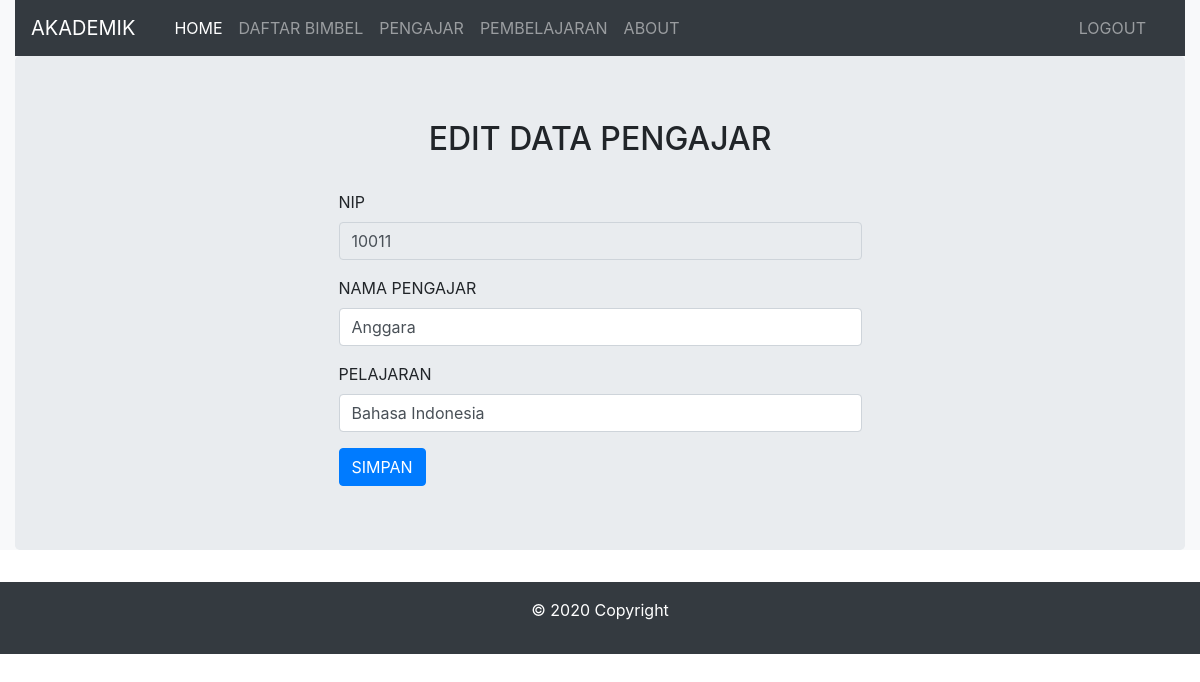
Screenshot of /admin/form-edit-pengajar.php?nip=10011 with the database file from the repository.
### tables this page shows
CREATE TABLE `pengajar` (
  `nip` char(5) NOT NULL,
  `nama_guru` varchar(30) DEFAULT NULL,
  `pelajaran` varchar(30) DEFAULT NULL
);

### admin/form-edit-pengajar.php (the view, shortened to what this page needs)
<!DOCTYPE html>
<html>
<head>
	<link rel="stylesheet" href="https://stackpath.bootstrapcdn.com/bootstrap/4.5.0/css/bootstrap.min.css">
</head>
<body>
	<div class="container-fluid bg-light">
		<nav class="navbar navbar-expand-lg navbar-dark bg-dark">
			<a class="navbar-brand" href="#">AKADEMIK</a>
			<div class="container">
				<div class="collapse navbar-collapse" id="navbarSupportedContent">
				    <ul class="navbar-nav mr-auto">
				        <li class="nav-item active">
				      		<a class="nav-link" href="#">HOME <span class="sr-only">(current)</span></a>
				        </li>
				        <li class="nav-item">
				    	    <a class="nav-link" href="form-daftar.php">DAFTAR BIMBEL</a>
					    </li>
					    <li class="nav-item">
					    	<a class="nav-link" href="form-pengajar.php">PENGAJAR</a>
					    </li>
					    <li class="nav-item">
					    	<a class="nav-link" href="form-pembelajaran.php">PEMBELAJARAN</a>
					    </li>
					    <li class="nav-item">
				    	    <a class="nav-link" href="#about">ABOUT</a>
					    </li>
				    </ul>
				    <ul class="navbar-nav mr-right">
				    	<li class="nav-item">
				    		<a href="logout.php" class="nav-link">LOGOUT</a>
				    	</li>
				    </ul>
				</div>
		  </div>
		</nav>
		<?php
			include '../config.php';
			$nip = $_GET['nip'];
			$data = mysqli_query($conn, "select * from pengajar where nip='$nip'");
			while ($d = mysqli_fetch_array($data)) {
				?>
				<div class="jumbotron">
					<div class="container col-md-6">
						<form method="post" action="cek-edit-pengajar.php">
							<h2 class="text-uppercase text-center">EDIT DATA PENGAJAR</h2><br/>
					        <div class="form-group">
						 	    <label for="nip">NIP</label>
							    <input type="text" name="nip" class="form-control" id="nip" value="<?php echo $d['nip']; ?>" readonly="required">
							</div>
							<div class="form-group">
							    <label for="nama_siswa">NAMA PENGAJAR</label>
							    <input type="text" class="form-control" id="nama_guru" name="nama_guru" value="<?php echo $d['nama_guru']; ?>" required>
							</div>
							<div class="form-group">
							    <label for="pelajaran">PELAJARAN</label>
							    <input type="textarea" class="form-control" id="pelajaran" name="pelajaran" value="<?php echo $d['pelajaran']; ?>" required>
							</div>
							<input type="submit" name="submit" class="btn btn-primary" value="SIMPAN">
						</form>
					</div>
				</div>
				<?php
			}
		?>
	</div>
	<div class="footer-copyright text-center py-3 bg-dark text-white">
		<p>© 2020 Copyright</p>
	</div>
</body>
</html>

### rows the page displays
pengajar: nip "10011", nama_guru "Anggara", pelajaran "Bahasa Indonesia"
